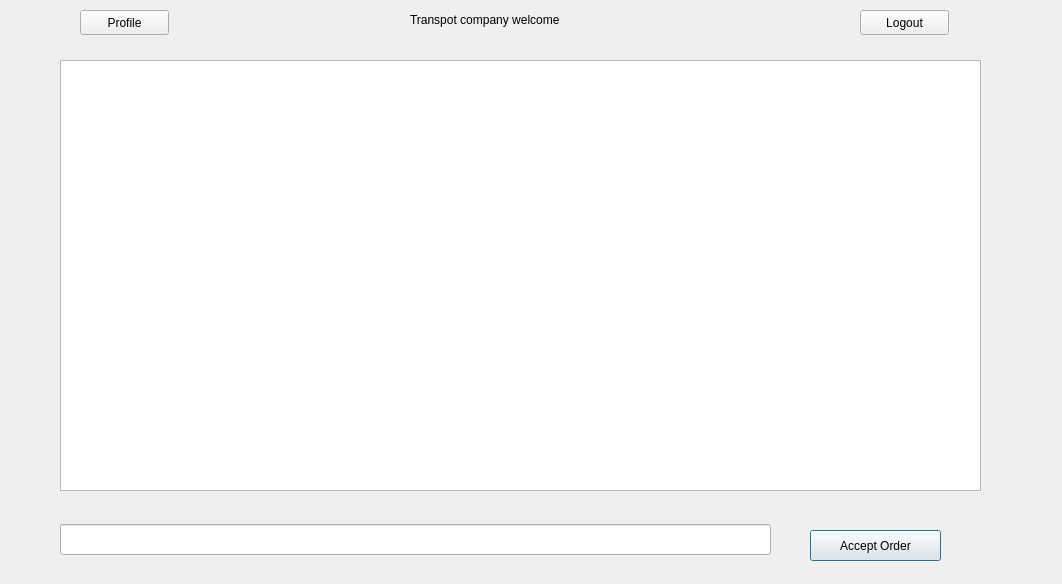
<?xml version="1.0" encoding="UTF-8"?>
<ui version="4.0">
 <class>transportcompanyview</class>
 <widget class="QDialog" name="transportcompanyview">
  <property name="geometry">
   <rect>
    <x>0</x>
    <y>0</y>
    <width>1062</width>
    <height>584</height>
   </rect>
  </property>
  <property name="windowTitle">
   <string>Dialog</string>
  </property>
  <widget class="QTableView" name="tableView">
   <property name="geometry">
    <rect>
     <x>60</x>
     <y>60</y>
     <width>921</width>
     <height>431</height>
    </rect>
   </property>
  </widget>
  <widget class="QLineEdit" name="orderId">
   <property name="geometry">
    <rect>
     <x>60</x>
     <y>524</y>
     <width>711</width>
     <height>31</height>
    </rect>
   </property>
  </widget>
  <widget class="QLabel" name="label">
   <property name="geometry">
    <rect>
     <x>410</x>
     <y>10</y>
     <width>271</width>
     <height>20</height>
    </rect>
   </property>
   <property name="text">
    <string>Transpot company welcome</string>
   </property>
  </widget>
  <widget class="QPushButton" name="accept">
   <property name="geometry">
    <rect>
     <x>810</x>
     <y>530</y>
     <width>131</width>
     <height>31</height>
    </rect>
   </property>
   <property name="text">
    <string>Accept Order</string>
   </property>
  </widget>
  <widget class="QPushButton" name="profile">
   <property name="geometry">
    <rect>
     <x>80</x>
     <y>10</y>
     <width>89</width>
     <height>25</height>
    </rect>
   </property>
   <property name="text">
    <string>Profile</string>
   </property>
  </widget>
  <widget class="QPushButton" name="logout">
   <property name="geometry">
    <rect>
     <x>860</x>
     <y>10</y>
     <width>89</width>
     <height>25</height>
    </rect>
   </property>
   <property name="text">
    <string>Logout</string>
   </property>
  </widget>
 </widget>
 <resources/>
 <connections/>
</ui>
